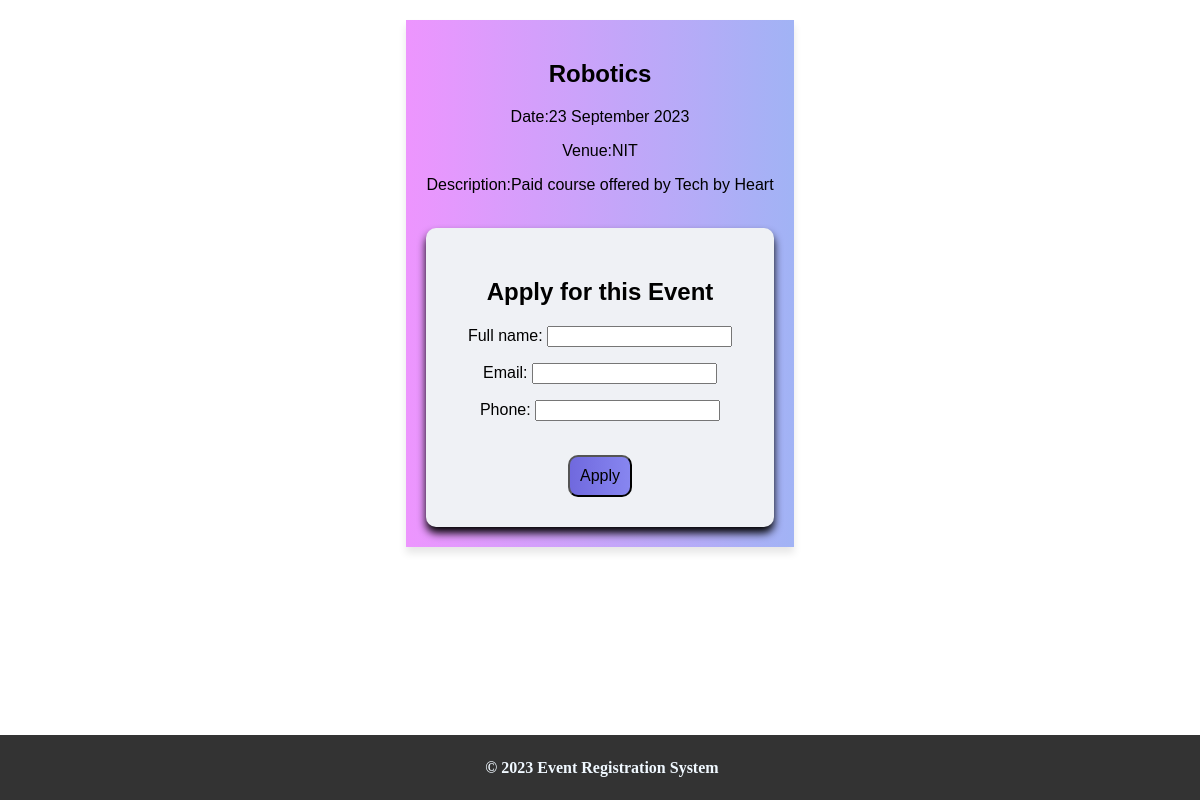
The page /event-detail/2 on the database its author committed.
### eventapp/models.py (models this page shows, shortened)
class Event(models.Model):
    event_title=models.CharField(max_length=120)
    location=models.CharField(max_length=100)
    date =models.CharField(max_length=100)
    description=models.TextField()

### eventapp/views.py (the view)
# urls.py: path('event-detail/<int:pk>',views.eventdetail1,name='eventdetail'),
def eventdetail1(request,pk):
    event_single=Event.objects.get(pk=pk)
    if request.method=='POST':
        form=Applicantform(request.POST)
        if form.is_valid():
            applicant=form.save(commit=False)
            applicant.event=event_single
            applicant.save()
    form=Applicantform()
    context={
        'event':event_single,
        'form':form
    }
    return render(request,'eventapp/detail1.html',context)

### eventapp/forms.py
class Applicantform(forms.ModelForm):
    class Meta:
        model=Applicant
        fields=['full_name','email','phone']

### eventapp/templates/eventapp/detail1.html (shortened to what this page needs)
<!DOCTYPE html>
{% load static %}
<html lang="en">
<head>
    <link rel="stylesheet" href="{% static 'style.css' %}">
</head>
<body>
    <section id="events">
        <div class="box1">
        <h1 class="heading">{{event.event_title}}</h1>
        <p>Date:{{event.date}} </p>
        <p>Venue:{{event.location}}</p>
        <p>Description:{{event.description}}</p>
        <br>
        <div class="box-card">
        <form action="{% url 'eventdetail' event.pk %}" method='POST'>
            <h2>Apply for this Event</h2>
            {{form.as_p}}
            <br>
            <input type="submit" id="submit" value="Apply">
        </form>
        </div>
    </div>
    </section>
    <footer>
        <h4> &copy 2023 Event Registration System</h4>
    </footer>
</body>
</html>

### eventapp/static/style.css (style rules this page uses)
body { margin:0; padding:0; }
footer { background-color:#333; text-align: center; color: aliceblue; padding: 2px; position:absolute; width:100%; bottom: 0; }
#events { margin-top: 20px; display:flex; justify-content: center; align-items: center; gap:50px; }
.box-card { background-color: rgb(239, 241, 245); box-shadow: 0 6px 8px rgba(0,0,1,1); padding:30px; border-radius: 10px; }
.box1 { background-color: rgb(142, 236, 162); text-align: center; padding: 20px; font-size: medium; box-shadow: 0 6px 8px rgba(0,0,0,0.1); font-family: 'Lato', sans-serif; font-family: 'Montserrat', sans-serif; background-image: linear-gradient(to right, rgb(237, 149, 254) , rgb(161, 179, 245)); }
#submit { background-image: linear-gradient(to right, rgb(112, 105, 222) , rgb(135, 134, 240)); font-weight: 300; font-size:medium; padding: 10px; border-radius: 10px; }

### rows shown on the page
Event: event_title "Robotics", date "23 September 2023", location "NIT", description "Paid course offered by Tech by Heart"
